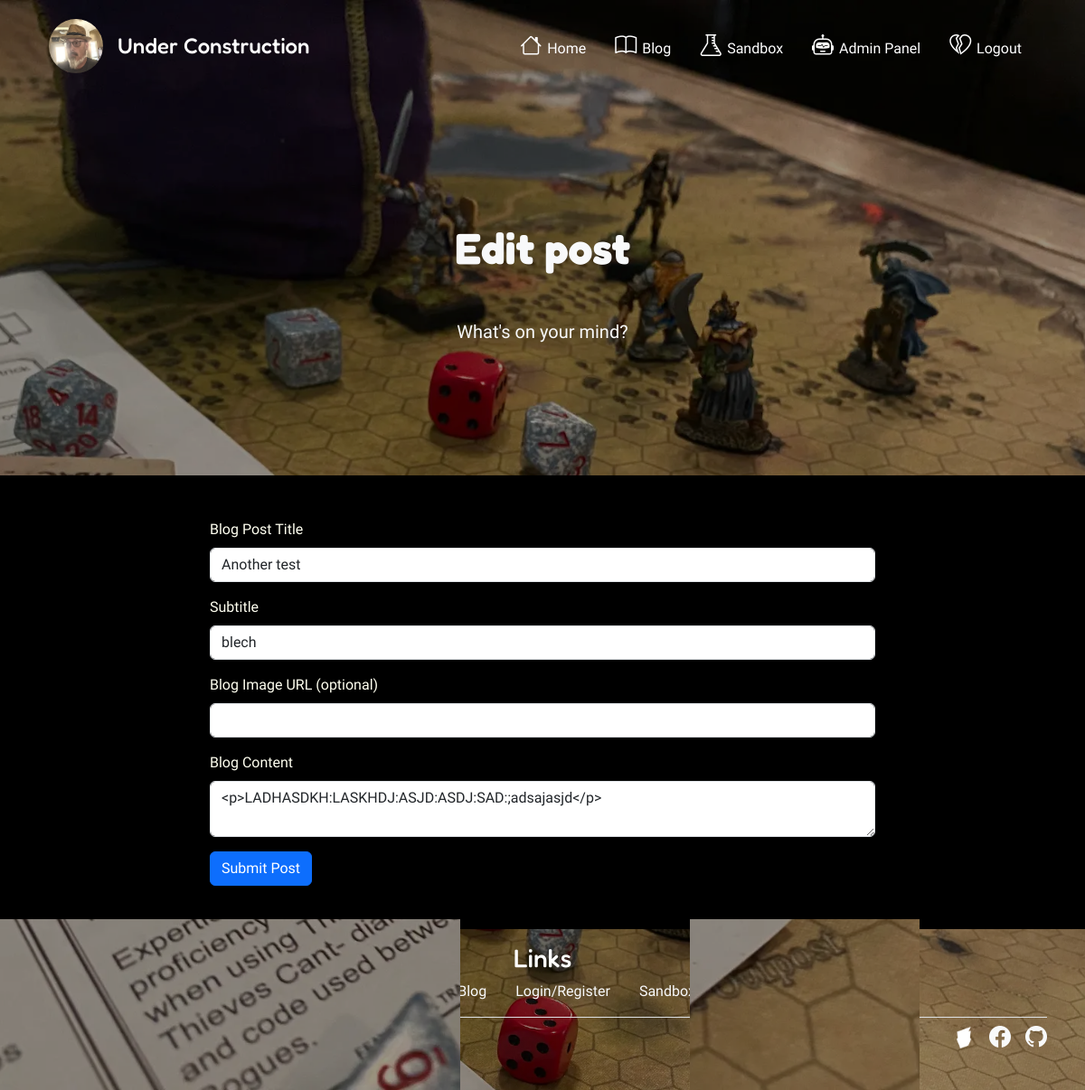
Screenshot of /edit-post/4 (signed in) with the database file from the repository.
### app.py (models this page shows, shortened)
class BlogPost(db.Model):
    __tablename__ = "blog_posts"
    id: Mapped[int] = mapped_column(Integer, primary_key=True)
    author_id: Mapped[int] = mapped_column(ForeignKey("users.id"), nullable=False)
    author: Mapped["User"] = relationship(back_populates="posts")
    title: Mapped[str] = mapped_column(String(250), unique=True, nullable=False)
    subtitle: Mapped[str] = mapped_column(String(250), nullable=False)
    date: Mapped[datetime] = mapped_column(default=datetime.utcnow, nullable=False)
    updated_at: Mapped[datetime] = mapped_column(
        default=datetime.utcnow, onupdate=datetime.utcnow
    )
    is_published: Mapped[bool] = mapped_column(default=True, nullable=False)
    body: Mapped[str] = mapped_column(Text, nullable=False)
    img_url: Mapped[str] = mapped_column(String(250), nullable=True)
    slug: Mapped[str] = mapped_column(String(250), unique=True, nullable=False)
    is_hidden: Mapped[bool] = mapped_column(Boolean, nullable=False, server_default=text("0"))
    comments: Mapped[List["Comment"]] = relationship(
        back_populates="parent_post",
        cascade="all, delete",  # Auto delete comments if a post is deleted
    )

### app.py (the view, shortened to what this page needs)
@app.route("/edit-post/<int:post_id>", methods=["GET", "POST"])
@admin_only
def edit_post(post_id):
    post = db.get_or_404(BlogPost, post_id)
    edit_form = CreatePostForm(
        title=post.title,
        subtitle=post.subtitle,
        img_url=post.img_url or "",
        body=post.body
    )
    return render_template("new-post.html", post=post, form=edit_form, is_edit=True)

### forms.py
class CreatePostForm(FlaskForm):
    title = StringField("Blog Post Title", validators=[DataRequired()])
    subtitle = StringField("Subtitle", validators=[DataRequired()])
    img_url = StringField("Blog Image URL (optional)", validators=[URL(), Optional()])
    body = TextAreaField("Blog Content", validators=[DataRequired()])
    submit = SubmitField("Submit Post")

### app.py (called while the page is built)
@login_manager.user_loader
def load_user(user_id):
    return db.session.get(User, int(user_id))

def admin_only(function):
    @wraps(function) # Ensures the wrapped func keeps its name, docstring, etc so that tools like Flask (which uses route names) don’t get confused.
    def wrapper_function(*args, **kwargs):
        if current_user.admin == 1:
            return function(*args, **kwargs)
        else:
            return abort(403)
    return wrapper_function

### templates/new-post.html
{% from "bootstrap5/form.html" import render_form %} {% extends "base.html" %}
{% block content %}
<section class="position-relative">
  <div class="px-4 py-5 my-5 text-center text-light">
    {% if is_edit %}
    <h1 class="display-5 fw-bold my-5">Edit post</h1>
    {% else %}
    <h1 class="display-5 fw-bold my-5">Add a new post to the blog</h1>
    {% endif %}
    <div class="col-lg-6 mx-auto">
      <p class="lead my-5">What's on your mind?</p>
    </div>
  </div>
</section>
<section class="section-bg">
  <div class="container">
    <div class="row">
      <div class="col-lg-8 col-md-10 mx-auto my-5">{{ render_form(form) }}</div>
    </div>
  </div>
</section>
{% endblock %}

### static/css/style.css (style rules this page uses)
.bg-wallpaper { background-image: url("../img/game-table.webp"); background-repeat: no-repeat; background-position: top center; background-attachment: fixed; background-size: cover; }
.bg-overlay::before { content: ''; position: fixed; top: 0; right: 0; bottom: 0; left: 0; background: rgba(0,0,0,0.4); z-index: -1; pointer-events: none; }
h1, h2, h3, .hero-title, .section-title { font-family: 'Fredoka', sans-serif; font-weight: 500; }
body, p, li, a, .nav-link, .btn { font-family: 'Quicksand', sans-serif; font-weight: 400; }
.section-bg { background-color:black; color: ivory; }

### rows the page displays
BlogPost: title "Another test", subtitle "blech", body "<p>LADHASDKH:LASKHDJ:ASJD:ASDJ:SAD:;adsajasjd</p>"
